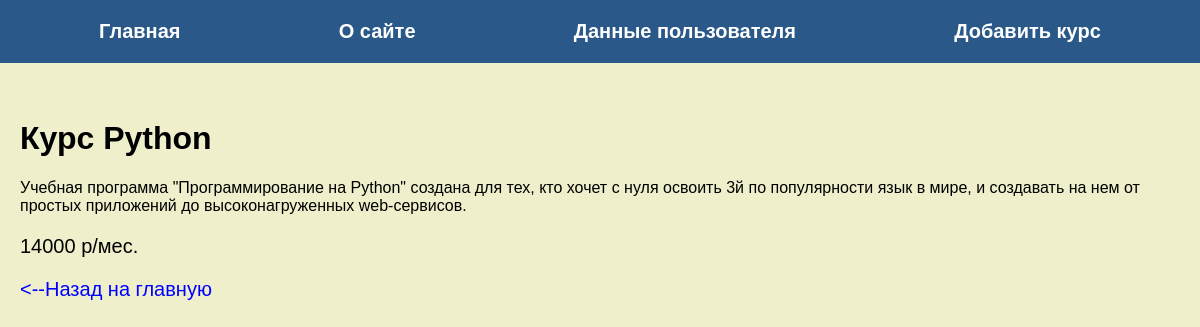
/post/1, run on the app's committed database.
### tables this page shows
CREATE TABLE mainmenu(
id INTEGER PRIMARY KEY AUTOINCREMENT,
title TEXT NOT NULL,
url TEXT NOT NULL
);

CREATE TABLE posts (id INTEGER PRIMARY KEY AUTOINCREMENT, title TEXT NOT NULL, text TEXT NOT NULL, price TEXT NOT NULL);

### dz52.py (the view)
@app.route("/post/<int:id_post>")
def show_post(id_post):
    db = get_db()
    dbase = FDateBase(db)
    title, post, price = dbase.get_post(id_post)
    if not title:
        abort(404)
    return render_template('post.html', title=title, post=post, price=price, menu=dbase.get_menu())

### FDateBase.py (called while the page is built)
    def get_menu(self):
        sql="SELECT * FROM mainmenu"
        try:
            self.__cur.execute(sql)
            res = self.__cur.fetchall()
            if res:
                return res
        except IOError:
            print("Ошибка чтения из БД")
        return []

    def get_post(self, post_id):
        try:
            self.__cur.execute(f"SELECT title, text, price FROM posts WHERE id = {post_id} LIMIT 1")
            res = self.__cur.fetchone()
            if res:
                return res
        except sqlite3.Error as e:
            print("Ошибка получения курса из БД" + str(e))
        return False, False

### dz52.py (called while the page is built)
def connect_db():
    con = sqlite3.connect(app.config['DATABASE'])
    con.row_factory = sqlite3.Row
    return con

def get_db():
    if not hasattr(g,'link_db'):
        g.link_db = connect_db()
    return g.link_db

### templates/post.html
{% extends 'base.html' %}
{% block content %}
{{ super() }}
{{ post }}
<p>{{ price }} р/мес.</p>
<p><a href="{{'/'}}" class="back"><--Назад на главную</a></p>
{% endblock %}

### templates/base.html (shortened to what this page needs)
<!DOCTYPE html>
<html lang="en">
<head>
    <link rel="stylesheet" href="{{ url_for('static', filename='css/style.css') }}">
</head>
<body>
{% block content %}
    {% block mainmenu %}
        <ul class="menu">
            {% for m in menu %}
            <li><a href="{{m.url}}">{{m.title}}</a></li>
            {% endfor %}
        </ul>
<div class="content">
    {% endblock %}
    {% if title %}
        <h1>{{ title }}</h1>
        {% else %}
        <h1> </h1>
    {% endif %}
{% endblock %}
</div>
</body>
</html>

### static/CSS/style.css (style rules this page uses)
body { background:#efefcc; margin: 0; padding: 0; font-family:Verdana, Geneva, Tahoma, sans-serif; }
.menu { display:flex ; justify-content: space-around; list-style: none; background: rgb(42, 88, 137); font-family:Verdana, Geneva, Tahoma, sans-serif; padding: 20px; margin-top: 0; }
.menu a { font-weight: bold; color: #fff; text-decoration: none; }
ul { display: flex; justify-content: space-between; list-style: none; padding: 0; }
p>a { text-decoration: none; color: #fff }
.back { color: blue; }
.content { margin:0 auto; max-width: 1200px; padding: 20px; box-sizing: border-box; }
p { font-size: 20px; }
h1 { font-size: 32px }
li { font-size: 20px; }

### data on the page
mainmenu: title "Главная"
mainmenu: title "О сайте"
mainmenu: title "Данные пользователя"
mainmenu: title "Добавить курс"
posts: title "Курс Python", text "Учебная программа \"Программирование на Python\" создана для тех, кто хочет с нуля освоить 3й по популярности язык в мире, и создавать на нем от простых приложений до высоконагруженных web-сервисов.", price "14000"
